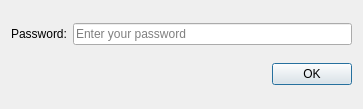
<?xml version="1.0" encoding="UTF-8"?>
<ui version="4.0">
 <class>PasswordDialog</class>
 <widget class="QDialog" name="PasswordDialog">
  <property name="geometry">
   <rect>
    <x>0</x>
    <y>0</y>
    <width>363</width>
    <height>109</height>
   </rect>
  </property>
  <property name="windowTitle">
   <string>Enter Password</string>
  </property>
  <layout class="QHBoxLayout" name="horizontalLayout_3">
   <item>
    <layout class="QVBoxLayout" name="verticalLayout">
     <item>
      <layout class="QHBoxLayout" name="horizontalLayout">
       <item>
        <widget class="QLabel" name="labelPasswordTitle">
         <property name="text">
          <string>Password:</string>
         </property>
        </widget>
       </item>
       <item>
        <widget class="QLineEdit" name="lineEditPassword">
         <property name="minimumSize">
          <size>
           <width>200</width>
           <height>0</height>
          </size>
         </property>
         <property name="echoMode">
          <enum>QLineEdit::Password</enum>
         </property>
         <property name="placeholderText">
          <string>Enter your password</string>
         </property>
        </widget>
       </item>
      </layout>
     </item>
     <item>
      <layout class="QHBoxLayout" name="horizontalLayout_2">
       <item>
        <spacer name="horizontalSpacer">
         <property name="orientation">
          <enum>Qt::Horizontal</enum>
         </property>
         <property name="sizeHint" stdset="0">
          <size>
           <width>40</width>
           <height>20</height>
          </size>
         </property>
        </spacer>
       </item>
       <item>
        <widget class="QPushButton" name="pushButtonOK">
         <property name="text">
          <string>OK</string>
         </property>
        </widget>
       </item>
      </layout>
     </item>
    </layout>
   </item>
  </layout>
 </widget>
 <resources/>
 <connections/>
</ui>
